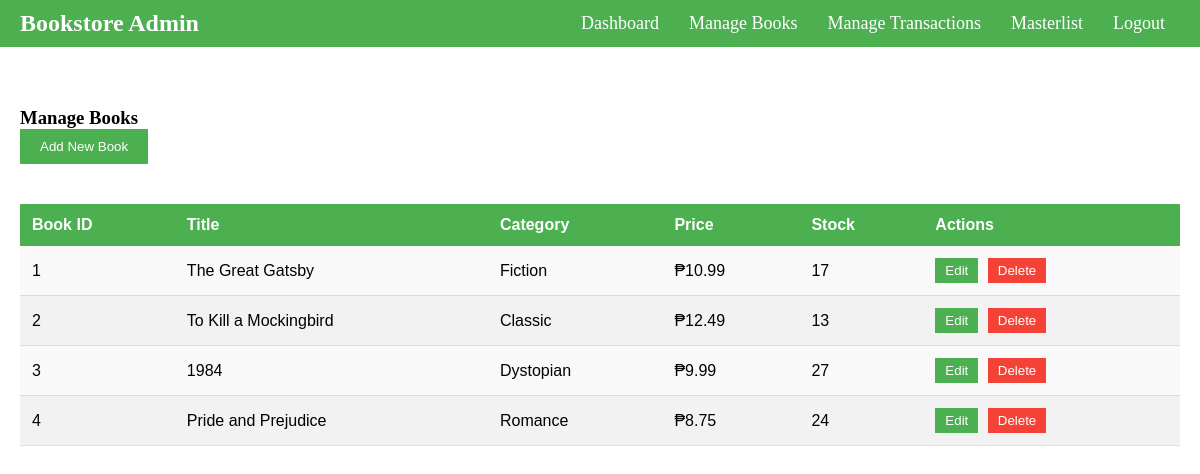
/manage_books.php (signed in), run on the app's committed database.
### tables this page shows
CREATE TABLE `books` (
  `books_id` int(11) NOT NULL,
  `title` varchar(255) NOT NULL,
  `category` varchar(100) DEFAULT NULL,
  `price` decimal(10,2) NOT NULL,
  `stock` int(11) DEFAULT 0,
  `image_url` varchar(255) DEFAULT NULL,
  `description` text DEFAULT NULL
);

### manage_books.php (the view, shortened to what this page needs)
<?php
include 'plugin/head.php';
include 'db.php';
$query_books = "SELECT * FROM books";
$result_books = $conn->query($query_books);
?>
<!DOCTYPE html>
<html lang="en">
<head>
</head>
<body>
    <div class="manage-books-container">
        <h3>Manage Books</h3>
        <button class="add-book-btn" id="openModalBtn">Add New Book</button>
        <table>
            <thead>
                <tr>
                    <th>Book ID</th>
                    <th>Title</th>
                    <th>Category</th>
                    <th>Price</th>
                    <th>Stock</th>
                    <th>Actions</th>
                </tr>
            </thead>
            <tbody>
                <?php
                if ($result_books->num_rows > 0) {
                    while ($row = $result_books->fetch_assoc()) {
                        echo "<tr>
                            <td>{$row['books_id']}</td>
                            <td>{$row['title']}</td>
                            <td>{$row['category']}</td>
                            <td>₱{$row['price']}</td>
                            <td>{$row['stock']}</td>
                            <td>
                                <a href='managebooks/edit_book.php?id={$row['books_id']}'><button class='action-btn edit-btn'>Edit</button></a>
                                <a href='managebooks/delete_book.php?id={$row['books_id']}'><button class='action-btn delete-btn'>Delete</button></a>
                            </td>
                        </tr>";
                    }
                } else {
                    echo "<tr><td colspan='6'>No books available.</td></tr>";
                }
                ?>
            </tbody>
        </table>
    </div>
</body>
</html>

### plugin/head.php (style rules this page uses)
* { margin: 0; padding: 0; box-sizing: border-box; }

### manage_books.php (style rules this page uses)
.manage-books-container { padding: 20px; margin-top: 40px; }
.add-book-btn { background-color: #4CAF50; color: white; padding: 10px 20px; border: none; cursor: pointer; margin-bottom: 20px; }
table { width: 100%; border-collapse: collapse; margin-top: 20px; font-family: 'Arial', sans-serif; background-color: #f9f9f9; }
th { background-color: #4CAF50; color: white; padding: 12px; text-align: left; }
td { padding: 12px; text-align: left; border-bottom: 1px solid #ddd; }
tr:nth-child(even) { background-color: #f2f2f2; }
.action-btn { background-color: #f44336; color: white; padding: 5px 10px; border: none; cursor: pointer; margin-right: 5px; }
.edit-btn { background-color: #4CAF50; }

### data on the page
books: books_id "1", title "The Great Gatsby", category "Fiction", price "10.99", stock "17"
books: books_id "2", title "To Kill a Mockingbird", category "Classic", price "12.49", stock "13"
books: books_id "3", title "1984", category "Dystopian", price "9.99", stock "27"
books: books_id "4", title "Pride and Prejudice", category "Romance", price "8.75", stock "24"
